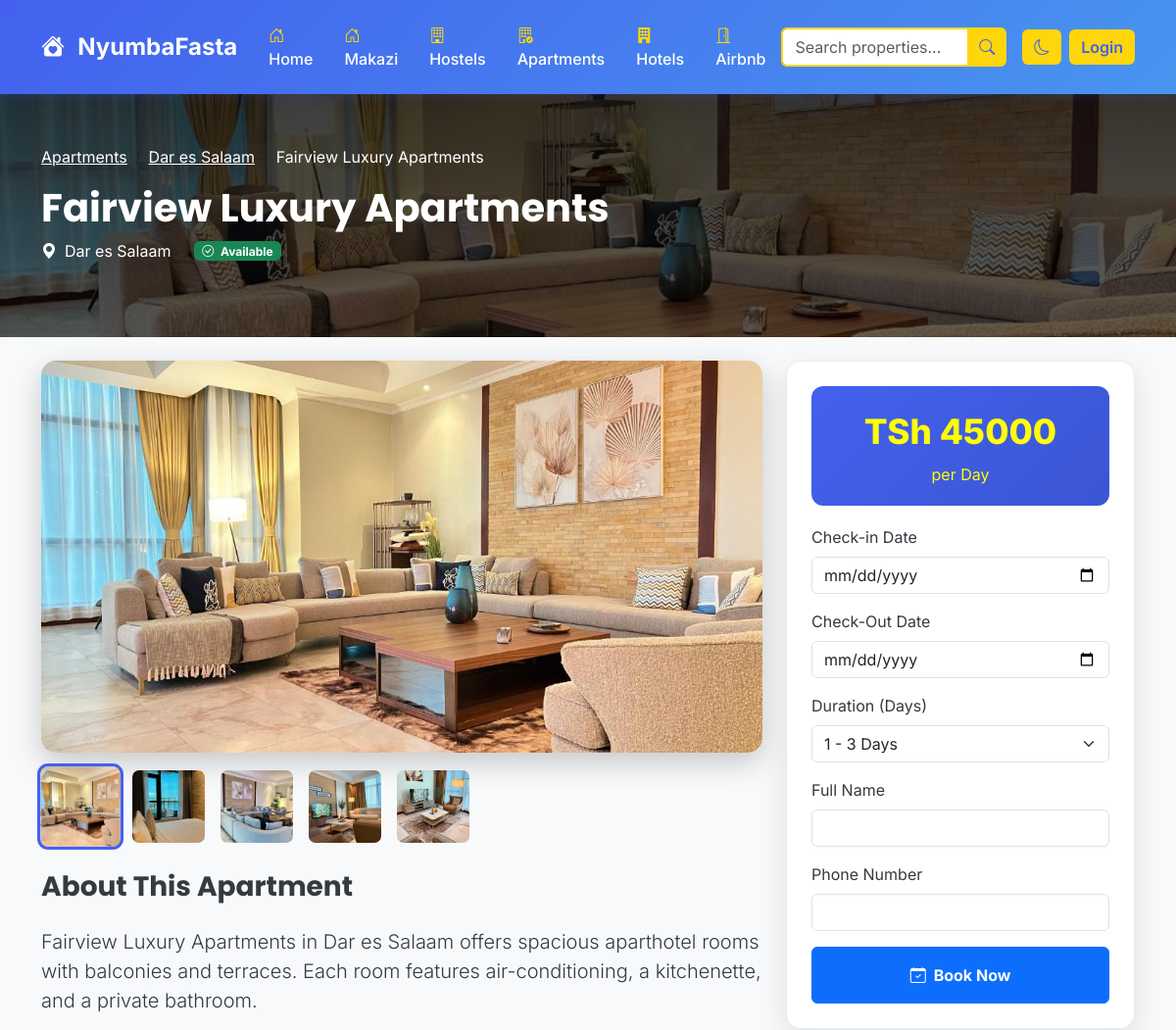
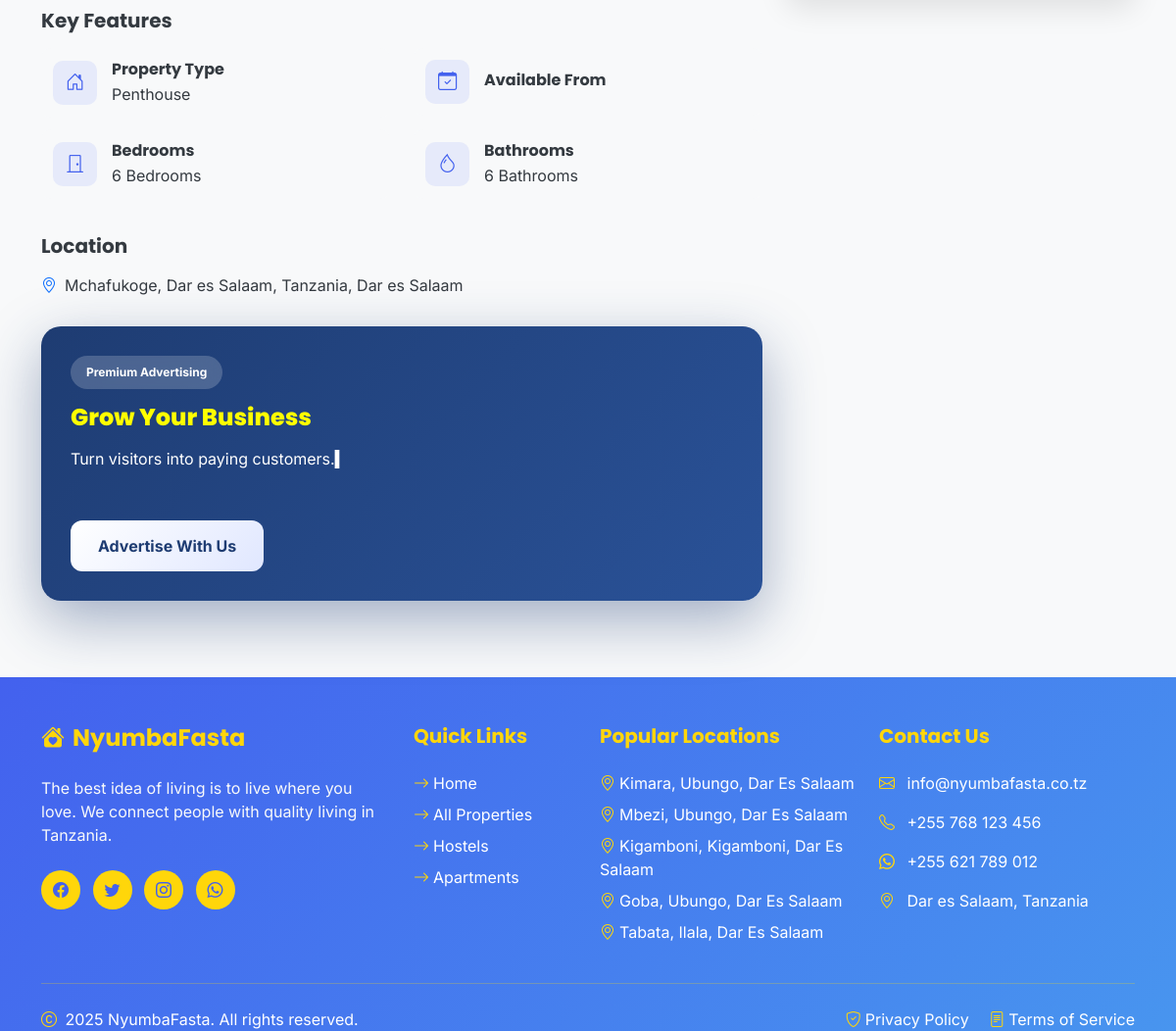
/apartments/3/, run on the app's committed database (2 pictures, top to bottom).
### makazi/models.py (models this page shows, shortened)
class Apartment(models.Model):
    APARTMENT_TYPES = [
        ('studio', 'Studio'),
        ('1bed', '1 Bedroom'),
        ('2bed', '2 Bedrooms'),
        ('3bed', '3 Bedrooms'),
        ('penthouse', 'Penthouse'),
        ('duplex', 'Duplex'),
    ]
    AMENITIES_CHOICES = [
        ('wifi', 'Wi-Fi'),
        ('parking', 'Parking'),
        ('pool', 'Swimming Pool'),
        ('gym', 'Gym'),
        ('security', '24/7 Security'),
        ('elevator', 'Elevator'),
        ('ac', 'Air Conditioning'),
        ('heating', 'Heating'),
        ('laundry', 'Laundry Facilities'),
        ('balcony', 'Balcony'),
        ('garden', 'Garden'),
        ('playground', 'Playground'),
    ]
    title = models.CharField(max_length=200)
    description = models.TextField()
    location = models.CharField(max_length=200, db_index=True)
    address = models.TextField()
    apartment_type = models.CharField(max_length=50, choices=APARTMENT_TYPES)
    price_per_month = models.DecimalField(max_digits=10, decimal_places=2)
    security_deposit = models.DecimalField(max_digits=10, decimal_places=2, default=0)
    maintenance_fee = models.DecimalField(max_digits=10, decimal_places=2, default=0)
    total_rooms = models.IntegerField(default=1)
    bedrooms = models.IntegerField(default=1)
    bathrooms = models.IntegerField(default=1)
    area_sqft = models.IntegerField()
    floor_number = models.IntegerField(default=1)
    total_floors = models.IntegerField(default=1)
    amenities = models.JSONField(default=list, blank=True)
    main_image = models.ImageField(upload_to='apartments/main/', null=True, blank=True)
    image_1 = models.ImageField(upload_to='apartments/', null=True, blank=True)
    image_2 = models.ImageField(upload_to='apartments/', null=True, blank=True)
    image_3 = models.ImageField(upload_to='apartments/', null=True, blank=True)
    image_4 = models.ImageField(upload_to='apartments/', null=True, blank=True)
    owner_name = models.CharField(max_length=100)
    owner_phone = models.CharField(max_length=20)
    owner_email = models.EmailField(blank=True)
    is_available = models.BooleanField(default=True)
    is_featured = models.BooleanField(default=False)
    is_verified = models.BooleanField(default=False)
    created_at = models.DateTimeField(auto_now_add=True)
    updated_at = models.DateTimeField(auto_now=True)
    latitude = models.DecimalField(max_digits=9, decimal_places=6, null=True, blank=True)
    longitude = models.DecimalField(max_digits=9, decimal_places=6, null=True, blank=True)
    class Meta:
        ordering = ['-created_at']
        indexes = [
            models.Index(fields=['location']),
            models.Index(fields=['price_per_month']),
            models.Index(fields=['is_available']),
            models.Index(fields=['is_featured']),
            models.Index(fields=['created_at']),
        ]
    def get_all_images(self):
        images = []
        if self.main_image:
            images.append(self.main_image.url)
        if self.image_1:
            images.append(self.image_1.url)
        if self.image_2:
            images.append(self.image_2.url)
        if self.image_3:
            images.append(self.image_3.url)
        if self.image_4:
            images.append(self.image_4.url)
        return images
    def get_total_price(self):
        return self.price_per_month + self.security_deposit + self.maintenance_fee

### makazi/views.py (the view, shortened to what this page needs)
# urls.py: path('apartments/<int:pk>/', apartment_detail, name='apartment_detail'),
def apartment_detail(request, pk):
    apartment = get_object_or_404(Apartment, pk=pk, is_available=True)
    similar_apartments = Apartment.objects.filter(
        Q(location__icontains=apartment.location) |
        Q(apartment_type=apartment.apartment_type)
    ).exclude(id=apartment.id).filter(is_available=True).order_by('?')[:4]
    reviews = apartment.reviews.filter(is_approved=True).order_by('-created_at')[:10]
    average_rating = reviews.aggregate(Avg('rating'))['rating__avg'] or 0
    booking_form = ApartmentBookingForm()
    review_form = ApartmentReviewForm()
    import datetime
    min_date = datetime.date.today().isoformat()
    max_date = (datetime.date.today() + datetime.timedelta(days=365)).isoformat()
    total_price = apartment.get_total_price()
    context = {
        'apartment': apartment,
        'similar_apartments': similar_apartments,
        'reviews': reviews,
        'average_rating': average_rating,
        'booking_form': booking_form,
        'review_form': review_form,
        'min_date': min_date,
        'max_date': max_date,
        'total_price': total_price,
    }
    return render(request, 'apartments/detail.html', context)

### makazi/forms.py
class ApartmentReviewForm(forms.ModelForm):
    class Meta:
        model = ApartmentReview
        fields = ['reviewer_name', 'reviewer_email', 'rating', 'title', 'comment']
        widgets = {
            'reviewer_name': forms.TextInput(attrs={
                'class': 'form-control',
                'placeholder': 'Your name'
            }),
            'reviewer_email': forms.EmailInput(attrs={
                'class': 'form-control',
                'placeholder': 'Your email (optional)'
            }),
            'rating': forms.Select(choices=[(i, f'{i} Stars') for i in range(1, 6)], attrs={
                'class': 'form-select'
            }),
            'title': forms.TextInput(attrs={
                'class': 'form-control',
                'placeholder': 'Review title'
            }),
            'comment': forms.Textarea(attrs={
                'class': 'form-control',
                'rows': 4,
                'placeholder': 'Share your experience...'
            }),
        }

### makazi/context_processors.py (called while the page is built)
def global_data(request):
    try:
        popular_locations = Scrape_MakaziListing.objects.values(
            'location'
        ).annotate(
            count=Count('id')
        ).order_by('-count')[:8]
    except:
        popular_locations = []
    return {
        'popular_locations': popular_locations,
        'site_name': 'NyumbaFasta',
        'site_description': 'Pata nyumba na makao bora Tanzania',
    }

### templates/apartments/detail.html (shortened to what this page needs)
{% extends 'base.html' %}
{% load static %}
{% block content %}
<section class="apartment-detail-hero">
    <div class="container">
        <div class="row">
            <div class="col-lg-8">
                <nav aria-label="breadcrumb">
                    <ol class="breadcrumb">
                        <li class="breadcrumb-item"><a href="{% url 'makazi:apartments_list' %}" class="text-white">Apartments</a></li>
                        <li class="breadcrumb-item"><a href="{% url 'makazi:apartments_list' %}?location={{ apartment.location }}" class="text-white">{{ apartment.location }}</a></li>
                        <li class="breadcrumb-item active text-white" aria-current="page">{{ apartment.title }}</li>
                    </ol>
                </nav>
                <h1 class="fw-bold mb-2">{{ apartment.title }}</h1>
                <div class="d-flex align-items-center gap-4 mb-3">
                    <div class="d-flex align-items-center">
                        <i class="bi bi-geo-alt-fill me-2"></i>
                        <span>{{ apartment.location }}</span>
                    </div>
                    {% if apartment.is_available %}
                    <span class="badge bg-success">
                        <i class="bi bi-check-circle me-1"></i> Available
                    </span>
                    {% endif %}
                </div>
            </div>
        </div>
    </div>
</section>
<section class="py-4">
    <div class="container">
        <div class="row">
            <div class="col-lg-8">
                <div class="main-image-container">
                    {% if apartment.main_image %}
                        <img src="{{ apartment.main_image.url }}"
                             alt="{{ apartment.title }}"
                             id="mainImage">
                    {% else %}
                        <div class="d-flex flex-column align-items-center justify-content-center text-white"
                             style="height: 100%; background: linear-gradient(135deg, #4361ee 0%, #3a56d4 100%);">
                            <i class="bi bi-building fs-1"></i>
                            <p class="mt-2">No Image Available</p>
                        </div>
                    {% endif %}
                </div>
                {% with images=apartment.get_all_images %}
                {% if images|length > 1 %}
                <div class="thumbnail-images">
                    {% for image_url in images %}
                    <div class="thumbnail {% if forloop.first %}active{% endif %}"
                         onclick="changeMainImage('{{ image_url }}', this)">
                        <img src="{{ image_url }}" alt="Apartment image {{ forloop.counter }}">
                    </div>
                    {% endfor %}
                </div>
                {% endif %}
                {% endwith %}
                <div class="row mb-4">
                    <div class="col-12">
                        <h3 class="mb-4">About This Apartment</h3>
                        <p class="lead">{{ apartment.description }}</p>
                        <div class="mt-4">
                            <h5 class="mb-3">Key Features</h5>
                            <div class="row">
                                <div class="col-md-6">
                                    <div class="feature-item">
                                        <div class="amenity-icon">
                                            <i class="bi bi-house-door"></i>
                                        </div>
                                        <div>
                                            <h6 class="mb-1">Property Type</h6>
                                            <p class="mb-0">{{ apartment.get_apartment_type_display }}</p>
                                        </div>
                                    </div>
                                </div>
                                <div class="col-md-6">
                                    <div class="feature-item">
                                        <div class="amenity-icon">
                                            <i class="bi bi-calendar-check"></i>
                                        </div>
                                        <div>
                                            <h6 class="mb-1">Available From</h6>
                                        </div>
                                    </div>
                                </div>
                                <div class="col-md-6">
                                    <div class="feature-item">
                                        <div class="amenity-icon">
                                            <i class="bi bi-door-closed"></i>
                                        </div>
                                        <div>
                                            <h6 class="mb-1">Bedrooms</h6>
                                            <p class="mb-0">{{ apartment.bedrooms }} Bedrooms</p>
                                        </div>
                                    </div>
                                </div>
                                <div class="col-md-6">
                                    <div class="feature-item">
                                        <div class="amenity-icon">
                                            <i class="bi bi-droplet"></i>
                                        </div>
                                        <div>
                                            <h6 class="mb-1">Bathrooms</h6>
                                            <p class="mb-0">{{ apartment.bathrooms }} Bathrooms</p>
                                        </div>
                                    </div>
                                </div>
                            </div>
                        </div>
                        <div class="mt-4">
                            <h5 class="mb-3">Location</h5>
                            <p><i class="bi bi-geo-alt text-primary me-2"></i>{{ apartment.address }}, {{ apartment.location }}</p>
                        </div>
                        <div class="slider-ad-module">
                            <div class="ad-slide active">
                                <span class="ad-badge">Premium Advertising</span>
                                <h4 style="color: yellow;">Grow Your Business</h4>
                                <p class="typing"><span></span></p>
                                <a href="#" class="ad-btn">Advertise With Us</a>
                            </div>
                        </div>
                    </div>
                </div>
            </div>
            <div class="col-lg-4">
                <div class="booking-card">
                    <div class="price-display">
                        <div style="color: yellow;" class="monthly-price">
                            TSh {{ apartment.price_per_month|floatformat:0 }}
                        </div>
                        <div style="color: yellow;">per Day</div>
                    </div>
                    <form method="post" id="bookingForm">
                        <div class="mb-3">
                            <label class="form-label">Check-in Date</label>
                            <input type="date" class="form-control" name="check_in_date" required>
                        </div><div class="mb-3">
                            <label class="form-label">Check-Out Date</label>
                            <input type="date" class="form-control" name="check_out_date" required>
                        </div>
                        <div class="mb-3">
                            <label class="form-label">Duration (Days)</label>
                            <select class="form-select" name="duration_months">
                                <option value="1">1 - 3 Days</option>
                            </select>
                        </div>
                        <div class="mb-3">
                            <label class="form-label">Full Name</label>
                            <input type="text" class="form-control" name="customer_name" required>
                        </div>
                        <div class="mb-3">
                            <label class="form-label">Phone Number</label>
                            <input type="tel" class="form-control" name="phone_number" required>
                        </div>
                        <button type="submit" class="btn btn-primary w-100 py-3 fw-bold">
                            <i class="bi bi-calendar-check me-2"></i>Book Now
                        </button>
                    </form>
                </div>
            </div>
        </div>
    </div>
</section>
{% endblock %}

### static/css/style.css (style rules this page uses)
:root { --primary-blue: #4361ee; --primary-blue-dark: #3a56d4; --primary-blue-light: #4cc9f0; --secondary-yellow: #ffd60a; --secondary-yellow-dark: #ffc300; --secondary-yellow-light: #ffea00; --accent-blue: #4895ef; --accent-yellow: #f9c74f; --white: #ffffff; --light-gray: #f8f9fa; --gray: #6c757d; --dark-gray: #343a40; --black: #212529; }
body { font-family: 'Inter', sans-serif; color: var(--dark-gray); background-color: var(--light-gray); transition: all 0.3s ease; }
h1, h2, h3, h4, h5, h6 { font-family: 'Poppins', sans-serif; font-weight: 700; }

### templates/base.html (style rules this page uses)
:root { --primary-blue: #4361ee; --primary-blue-dark: #3a56d4; --primary-blue-light: #4cc9f0; --secondary-yellow: #ffd60a; --secondary-yellow-dark: #ffc300; --secondary-yellow-light: #ffea00; --accent-blue: #4895ef; --accent-yellow: #f9c74f; --white: #ffffff; --light-gray: #f8f9fa; --gray: #6c757d; --dark-gray: #343a40; --black: #212529; }
body { font-family: 'Inter', sans-serif; color: var(--dark-gray); background-color: var(--light-gray); transition: all 0.3s ease; }
h1, h2, h3, h4, h5, h6 { font-family: 'Poppins', sans-serif; font-weight: 700; }

### data on the page
Apartment: location "Dar es Salaam", title "Fairview Luxury Apartments", main_image (picture), description "Fairview Luxury Apartments in Dar es Salaam offers spacious aparthotel rooms with balconies and terraces. Each room features air-conditioning, a kitchenette, and a private bathroom.", apartment_type "Penthouse", bedrooms "6", bathrooms "6", address "Mchafukoge, Dar es Salaam, Tanzania", price_per_month "45000"

### other printed values
{{ location.location }} "Kimara, Ubungo, Dar Es Salaam" "Mbezi, Ubungo, Dar Es Salaam" "Kigamboni, Kigamboni, Dar Es Salaam" "Goba, Ubungo, Dar Es Salaam" "Tabata, Ilala, Dar Es Salaam"
